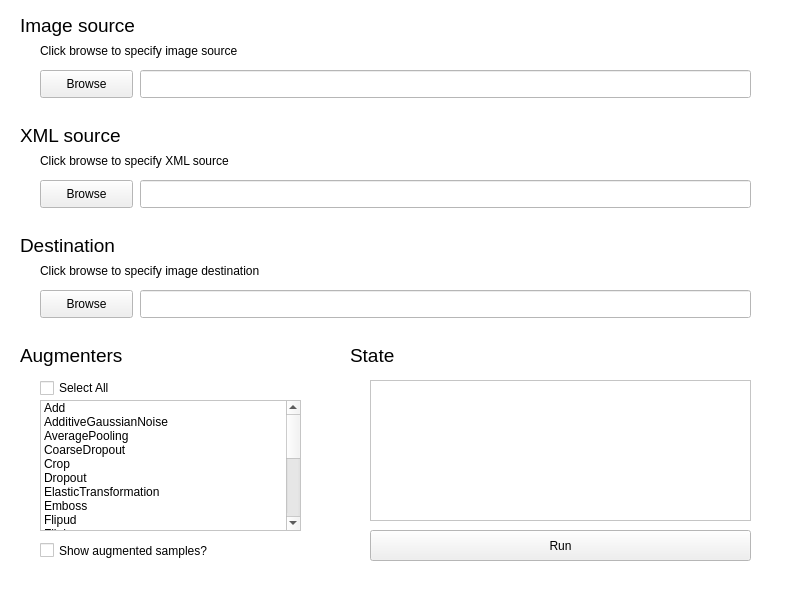
<?xml version="1.0" encoding="UTF-8"?>
<ui version="4.0">
 <class>MainWindow</class>
 <widget class="QMainWindow" name="MainWindow">
  <property name="geometry">
   <rect>
    <x>0</x>
    <y>0</y>
    <width>800</width>
    <height>600</height>
   </rect>
  </property>
  <property name="palette">
   <palette>
    <active>
     <colorrole role="Base">
      <brush brushstyle="SolidPattern">
       <color alpha="255">
        <red>255</red>
        <green>255</green>
        <blue>255</blue>
       </color>
      </brush>
     </colorrole>
     <colorrole role="Window">
      <brush brushstyle="SolidPattern">
       <color alpha="255">
        <red>255</red>
        <green>255</green>
        <blue>255</blue>
       </color>
      </brush>
     </colorrole>
    </active>
    <inactive>
     <colorrole role="Base">
      <brush brushstyle="SolidPattern">
       <color alpha="255">
        <red>255</red>
        <green>255</green>
        <blue>255</blue>
       </color>
      </brush>
     </colorrole>
     <colorrole role="Window">
      <brush brushstyle="SolidPattern">
       <color alpha="255">
        <red>255</red>
        <green>255</green>
        <blue>255</blue>
       </color>
      </brush>
     </colorrole>
    </inactive>
    <disabled>
     <colorrole role="Base">
      <brush brushstyle="SolidPattern">
       <color alpha="255">
        <red>255</red>
        <green>255</green>
        <blue>255</blue>
       </color>
      </brush>
     </colorrole>
     <colorrole role="Window">
      <brush brushstyle="SolidPattern">
       <color alpha="255">
        <red>255</red>
        <green>255</green>
        <blue>255</blue>
       </color>
      </brush>
     </colorrole>
    </disabled>
   </palette>
  </property>
  <property name="windowTitle">
   <string>Do Data Augmentation</string>
  </property>
  <property name="windowIcon">
   <iconset>
    <normalon>:/Resources/WindowIcon.png</normalon>
   </iconset>
  </property>
  <widget class="QWidget" name="centralwidget">
   <widget class="QPushButton" name="runButton">
    <property name="geometry">
     <rect>
      <x>370</x>
      <y>530</y>
      <width>381</width>
      <height>31</height>
     </rect>
    </property>
    <property name="font">
     <font>
      <family>Microsoft JhengHei UI</family>
      <weight>50</weight>
      <bold>false</bold>
     </font>
    </property>
    <property name="text">
     <string>Run</string>
    </property>
   </widget>
   <widget class="QPushButton" name="imageSourceBrowseButton">
    <property name="geometry">
     <rect>
      <x>40</x>
      <y>70</y>
      <width>93</width>
      <height>28</height>
     </rect>
    </property>
    <property name="font">
     <font>
      <family>Microsoft JhengHei UI</family>
     </font>
    </property>
    <property name="text">
     <string>Browse</string>
    </property>
   </widget>
   <widget class="QLineEdit" name="imageSourceLineEdit">
    <property name="geometry">
     <rect>
      <x>140</x>
      <y>70</y>
      <width>611</width>
      <height>28</height>
     </rect>
    </property>
    <property name="readOnly">
     <bool>true</bool>
    </property>
   </widget>
   <widget class="QLabel" name="imageSourceLabel">
    <property name="geometry">
     <rect>
      <x>20</x>
      <y>10</y>
      <width>171</width>
      <height>31</height>
     </rect>
    </property>
    <property name="font">
     <font>
      <family>Microsoft JhengHei UI</family>
      <pointsize>14</pointsize>
     </font>
    </property>
    <property name="text">
     <string>Image source</string>
    </property>
   </widget>
   <widget class="QLabel" name="imageSourceDescriptionLabel">
    <property name="geometry">
     <rect>
      <x>40</x>
      <y>40</y>
      <width>291</width>
      <height>21</height>
     </rect>
    </property>
    <property name="font">
     <font>
      <family>Microsoft JhengHei UI</family>
     </font>
    </property>
    <property name="text">
     <string>Click browse to specify image source</string>
    </property>
   </widget>
   <widget class="QLabel" name="destinationLabel">
    <property name="geometry">
     <rect>
      <x>20</x>
      <y>230</y>
      <width>141</width>
      <height>31</height>
     </rect>
    </property>
    <property name="font">
     <font>
      <family>Microsoft JhengHei UI</family>
      <pointsize>14</pointsize>
     </font>
    </property>
    <property name="text">
     <string>Destination</string>
    </property>
   </widget>
   <widget class="QLineEdit" name="destinationLineEdit">
    <property name="geometry">
     <rect>
      <x>140</x>
      <y>290</y>
      <width>611</width>
      <height>28</height>
     </rect>
    </property>
    <property name="readOnly">
     <bool>true</bool>
    </property>
   </widget>
   <widget class="QLabel" name="destinationDescriptionLabel">
    <property name="geometry">
     <rect>
      <x>40</x>
      <y>260</y>
      <width>311</width>
      <height>21</height>
     </rect>
    </property>
    <property name="font">
     <font>
      <family>Microsoft JhengHei UI</family>
     </font>
    </property>
    <property name="text">
     <string>Click browse to specify image destination</string>
    </property>
   </widget>
   <widget class="QPushButton" name="destinationBrowseButton">
    <property name="geometry">
     <rect>
      <x>40</x>
      <y>290</y>
      <width>93</width>
      <height>28</height>
     </rect>
    </property>
    <property name="font">
     <font>
      <family>Microsoft JhengHei UI</family>
     </font>
    </property>
    <property name="text">
     <string>Browse</string>
    </property>
   </widget>
   <widget class="QLabel" name="xmlSourceLabel">
    <property name="geometry">
     <rect>
      <x>20</x>
      <y>120</y>
      <width>171</width>
      <height>31</height>
     </rect>
    </property>
    <property name="font">
     <font>
      <family>Microsoft JhengHei UI</family>
      <pointsize>14</pointsize>
     </font>
    </property>
    <property name="text">
     <string>XML source</string>
    </property>
   </widget>
   <widget class="QLineEdit" name="xmlSourceLineEdit">
    <property name="geometry">
     <rect>
      <x>140</x>
      <y>180</y>
      <width>611</width>
      <height>28</height>
     </rect>
    </property>
    <property name="readOnly">
     <bool>true</bool>
    </property>
   </widget>
   <widget class="QLabel" name="xmlSourceDescriptionLabel">
    <property name="geometry">
     <rect>
      <x>40</x>
      <y>150</y>
      <width>271</width>
      <height>21</height>
     </rect>
    </property>
    <property name="font">
     <font>
      <family>Microsoft JhengHei UI</family>
     </font>
    </property>
    <property name="text">
     <string>Click browse to specify XML source</string>
    </property>
   </widget>
   <widget class="QPushButton" name="xmlSourceBrowseButton">
    <property name="geometry">
     <rect>
      <x>40</x>
      <y>180</y>
      <width>93</width>
      <height>28</height>
     </rect>
    </property>
    <property name="font">
     <font>
      <family>Microsoft JhengHei UI</family>
     </font>
    </property>
    <property name="text">
     <string>Browse</string>
    </property>
   </widget>
   <widget class="QLabel" name="augmentersLabel">
    <property name="geometry">
     <rect>
      <x>20</x>
      <y>340</y>
      <width>141</width>
      <height>31</height>
     </rect>
    </property>
    <property name="font">
     <font>
      <family>Microsoft JhengHei UI</family>
      <pointsize>14</pointsize>
     </font>
    </property>
    <property name="text">
     <string>Augmenters</string>
    </property>
   </widget>
   <widget class="QListWidget" name="augmenterListWidget">
    <property name="geometry">
     <rect>
      <x>40</x>
      <y>400</y>
      <width>261</width>
      <height>131</height>
     </rect>
    </property>
    <item>
     <property name="text">
      <string>Add</string>
     </property>
     <property name="checkState">
      <enum>Unchecked</enum>
     </property>
    </item>
    <item>
     <property name="text">
      <string>AdditiveGaussianNoise</string>
     </property>
     <property name="checkState">
      <enum>Unchecked</enum>
     </property>
    </item>
    <item>
     <property name="text">
      <string>AveragePooling</string>
     </property>
     <property name="checkState">
      <enum>Unchecked</enum>
     </property>
    </item>
    <item>
     <property name="text">
      <string>CoarseDropout</string>
     </property>
     <property name="checkState">
      <enum>Unchecked</enum>
     </property>
    </item>
    <item>
     <property name="text">
      <string>Crop</string>
     </property>
     <property name="checkState">
      <enum>Unchecked</enum>
     </property>
    </item>
    <item>
     <property name="text">
      <string>Dropout</string>
     </property>
     <property name="checkState">
      <enum>Unchecked</enum>
     </property>
    </item>
    <item>
     <property name="text">
      <string>ElasticTransformation</string>
     </property>
     <property name="checkState">
      <enum>Unchecked</enum>
     </property>
    </item>
    <item>
     <property name="text">
      <string>Emboss</string>
     </property>
     <property name="checkState">
      <enum>Unchecked</enum>
     </property>
    </item>
    <item>
     <property name="text">
      <string>Flipud</string>
     </property>
     <property name="checkState">
      <enum>Unchecked</enum>
     </property>
    </item>
    <item>
     <property name="text">
      <string>Fliplr</string>
     </property>
     <property name="checkState">
      <enum>Unchecked</enum>
     </property>
    </item>
    <item>
     <property name="text">
      <string>GammaContrast</string>
     </property>
     <property name="checkState">
      <enum>Unchecked</enum>
     </property>
    </item>
    <item>
     <property name="text">
      <string>GaussianBlur</string>
     </property>
     <property name="checkState">
      <enum>Unchecked</enum>
     </property>
    </item>
    <item>
     <property name="text">
      <string>HistogramEqualization</string>
     </property>
     <property name="checkState">
      <enum>Unchecked</enum>
     </property>
    </item>
    <item>
     <property name="text">
      <string>JpegCompression</string>
     </property>
     <property name="checkState">
      <enum>Unchecked</enum>
     </property>
    </item>
    <item>
     <property name="text">
      <string>LinearContrast</string>
     </property>
     <property name="checkState">
      <enum>Unchecked</enum>
     </property>
    </item>
    <item>
     <property name="text">
      <string>LogContrast</string>
     </property>
     <property name="checkState">
      <enum>Unchecked</enum>
     </property>
    </item>
    <item>
     <property name="text">
      <string>MotionBlur</string>
     </property>
     <property name="checkState">
      <enum>Unchecked</enum>
     </property>
    </item>
    <item>
     <property name="text">
      <string>Pad</string>
     </property>
     <property name="checkState">
      <enum>Unchecked</enum>
     </property>
    </item>
    <item>
     <property name="text">
      <string>Rot</string>
     </property>
     <property name="checkState">
      <enum>Unchecked</enum>
     </property>
    </item>
    <item>
     <property name="text">
      <string>Sharpen</string>
     </property>
     <property name="checkState">
      <enum>Unchecked</enum>
     </property>
    </item>
    <item>
     <property name="text">
      <string>SigmoidContrast</string>
     </property>
     <property name="checkState">
      <enum>Unchecked</enum>
     </property>
    </item>
   </widget>
   <widget class="QCheckBox" name="showSampleCheckBox">
    <property name="geometry">
     <rect>
      <x>40</x>
      <y>540</y>
      <width>271</width>
      <height>21</height>
     </rect>
    </property>
    <property name="font">
     <font>
      <family>Microsoft JhengHei UI</family>
     </font>
    </property>
    <property name="text">
     <string>Show augmented samples?</string>
    </property>
   </widget>
   <widget class="QTextEdit" name="stateTextEdit">
    <property name="geometry">
     <rect>
      <x>370</x>
      <y>380</y>
      <width>381</width>
      <height>141</height>
     </rect>
    </property>
    <property name="font">
     <font>
      <family>Microsoft JhengHei UI</family>
      <weight>50</weight>
      <bold>false</bold>
     </font>
    </property>
   </widget>
   <widget class="QLabel" name="stateLabel">
    <property name="geometry">
     <rect>
      <x>350</x>
      <y>340</y>
      <width>111</width>
      <height>31</height>
     </rect>
    </property>
    <property name="font">
     <font>
      <family>Microsoft JhengHei UI</family>
      <pointsize>14</pointsize>
     </font>
    </property>
    <property name="text">
     <string>State</string>
    </property>
   </widget>
   <widget class="QCheckBox" name="selectAllAugmentersCheckBox">
    <property name="geometry">
     <rect>
      <x>40</x>
      <y>380</y>
      <width>261</width>
      <height>16</height>
     </rect>
    </property>
    <property name="font">
     <font>
      <family>Microsoft JhengHei UI</family>
     </font>
    </property>
    <property name="text">
     <string>Select All</string>
    </property>
   </widget>
  </widget>
 </widget>
 <resources>
  <include location="icon.qrc"/>
 </resources>
 <connections/>
</ui>
